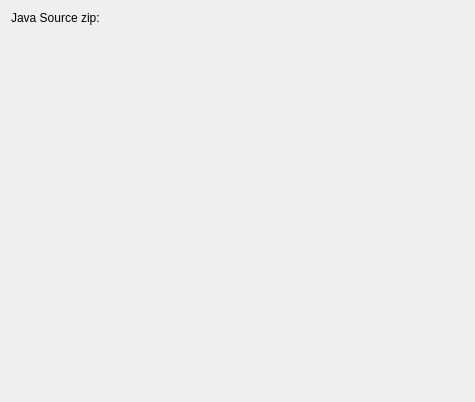
<ui version="4.0" >
 <class>JavaSettings</class>
 <widget class="QWidget" name="JavaSettings" >
  <property name="geometry" >
   <rect>
    <x>0</x>
    <y>0</y>
    <width>475</width>
    <height>402</height>
   </rect>
  </property>
  <layout class="QGridLayout" name="gridLayout" >
   <item row="0" column="0" >
    <widget class="QLabel" name="label" >
     <property name="text" >
      <string>Java Source zip:</string>
     </property>
     <property name="buddy" >
      <cstring>kcm_java_source_zip</cstring>
     </property>
    </widget>
   </item>
   <item row="0" column="1" >
    <widget class="KUrlRequester" name="kcfg_java_source_zip" />
   </item>
   <item row="1" column="1" >
    <spacer name="verticalSpacer" >
     <property name="orientation" >
      <enum>Qt::Vertical</enum>
     </property>
     <property name="sizeHint" stdset="0" >
      <size>
       <width>20</width>
       <height>358</height>
      </size>
     </property>
    </spacer>
   </item>
  </layout>
 </widget>
 <layoutdefault spacing="6" margin="11" />
 <pixmapfunction>qPixmapFromMimeSource</pixmapfunction>
 <customwidgets>
  <customwidget>
   <class>KUrlRequester</class>
   <extends>QFrame</extends>
   <header>kurlrequester.h</header>
  </customwidget>
 </customwidgets>
 <resources/>
 <connections/>
</ui>
